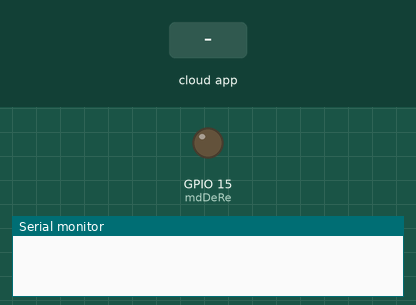
Recording of a sketch running on a simulated ESP32. Parts: output pins drawn as LEDs (lit = HIGH), the last lines printed to the serial monitor. The inputs (shaded band) are chosen by the test bench. The ROS host is connected and sends only what is stated.

Above: at 2.2 s.
2.3 s: the phone or cloud app sets modbus_command to 1
At 7.51 s:
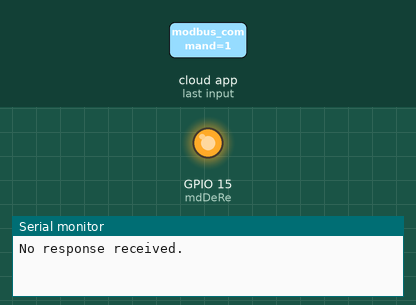
Timing chart, 0 to 9.1 s (numbered marks = the images above; inputs shaded):
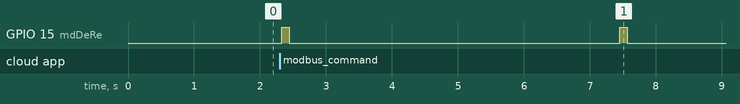

Measured:
- after the input at 2.3 s, GPIO 15 (mdDeRe): alternates HIGH for 0.11 s and LOW for 5.0 s, starting at once

The sketch:

micro-ros_modbus_subscriber_withCommands.ino
```cpp
// Include necessary headers for micro-ROS and Arduino libraries
#include <micro_ros_arduino.h>
#include <Arduino.h>
#include <HardwareSerial.h>
#include <std_msgs/msg/bool.h>
#include <stdio.h>
#include <rcl/rcl.h>
#include <rcl/error_handling.h>
#include <rclc/rclc.h>
#include <rclc/executor.h>

// Define GPIO pins for RS485 communication
const int mdDeRe = 15;  // DE/RE pin for controlling transmit/receive mode
const int rxPin = 16;   // RX pin for receiving data
const int txPin = 17;   // TX pin for transmitting data

HardwareSerial mySerial(2); // Use UART2 for serial communication

// Declare necessary micro-ROS structures and variables
rcl_subscription_t subscriber;           // Subscriber handle for ROS topic
std_msgs__msg__Bool msg;                 // Message structure for receiving Bool messages
rclc_executor_t executor;                // Executor for managing ROS callbacks
rcl_allocator_t allocator;               // Allocator for managing memory
rclc_support_t support;                  // Support structure for initializing micro-ROS
rcl_node_t node;                         // Node handle for ROS node

// Macros for checking the return value of functions and handling errors
#define RCCHECK(fn) { rcl_ret_t temp_rc = fn; if((temp_rc != RCL_RET_OK)){error_loop();}}
#define RCSOFTCHECK(fn) { rcl_ret_t temp_rc = fn; if((temp_rc != RCL_RET_OK)){error_loop();}}

// Function to handle errors by entering an infinite loop
void error_loop(){
  while(1){
    delay(100);
  }
}

// Function to send a Modbus command over RS485
void sendModbusCommand(const uint8_t* command, size_t length) {
    // Ensure the RS485 is in transmit mode
    digitalWrite(mdDeRe, HIGH);
    delay(10);

    // Send the Modbus command
    mySerial.write(command, length);
    mySerial.flush();
    delay(100);

    // Set RS485 to receive mode
    digitalWrite(mdDeRe, LOW);
    delay(10);

    // Check for response
    if (mySerial.available()) {
        Serial.print("Response: ");
        while (mySerial.available() > 0) {
            byte incomingByte = mySerial.read();
            Serial.print(incomingByte, HEX);
            Serial.print(" ");
        }
        Serial.println();
    } else {
        Serial.println("No response received.");
    }
}

// Function to execute a sequence of motor commands via Modbus
void executeMotorCommands() {
    uint8_t commands[][8] = {
        {0x01, 0x06, 0x62, 0x00, 0x00, 0x02, 0x17, 0xB3},  // Set Velocity Mode for PR0
        {0x01, 0x06, 0x62, 0x03, 0x00, 0x3C, 0x66, 0x63},  // Set Velocity to 60 RPM for PR0
        {0x01, 0x06, 0x60, 0x02, 0x00, 0x10, 0x37, 0xC6},  // Trigger PR0 motion
        {0x01, 0x06, 0x62, 0x08, 0x00, 0x02, 0x96, 0x71},  // Set Velocity Mode for PR1
        {0x01, 0x06, 0x62, 0x0B, 0x00, 0xC8, 0xE6, 0x26},  // Set Velocity to 200 RPM for PR1
        {0x01, 0x06, 0x60, 0x02, 0x00, 0x11, 0xF6, 0x06}   // Trigger PR1 motion
    };

    // Send each command with a delay between commands
    for (int i = 0; i < 6; i++) {
        sendModbusCommand(commands[i], sizeof(commands[i]));
        delay(5000); // Delay between commands to ensure they are processed correctly
    }
}

// Callback function for receiving Bool messages and executing motor commands
void subscription_callback(const void* msgin) {
    const std_msgs__msg__Bool* msg = (const std_msgs__msg__Bool*)msgin;
    if (msg->data) {
        executeMotorCommands();
    }
}

// Setup function to initialize micro-ROS, RS485 communication, and subscription
void setup() {
    set_microros_wifi_transports("Arjun", "1234arjun", "172.20.10.3", 8888);  // Initialize Wi-Fi transport for micro-ROS communication
    delay(1000); // Delay to ensure Wi-Fi connection is established
    pinMode(mdDeRe, OUTPUT);       // Set DE/RE pin as output
    digitalWrite(mdDeRe, LOW);     // Set DE/RE pin to receive mode

    mySerial.begin(9600, SERIAL_8N1, rxPin, txPin); // Initialize serial communication
    Serial.begin(9600);            // Initialize debug serial communication

    allocator = rcl_get_default_allocator(); // Get the default allocator
    RCCHECK(rclc_support_init(&support, 0, NULL, &allocator)); // Initialize support structure
    RCCHECK(rclc_node_init_default(&node, "modbus_node", "", &support)); // Initialize ROS node
    RCCHECK(rclc_subscription_init_default(
        &subscriber,
        &node,
        ROSIDL_GET_MSG_TYPE_SUPPORT(std_msgs, msg, Bool),
        "modbus_command"));         // Initialize subscription for "modbus_command" topic

    RCCHECK(rclc_executor_init(&executor, &support.context, 1, &allocator)); // Initialize executor
    RCCHECK(rclc_executor_add_subscription(&executor, &subscriber, &msg, &subscription_callback, ON_NEW_DATA)); // Add subscription to executor
}

// Main loop function to handle incoming messages
void loop() {
    RCCHECK(rclc_executor_spin_some(&executor, RCL_MS_TO_NS(100))); // Spin executor to handle messages
    delay(100); // Delay to avoid spamming the executor
}
```
